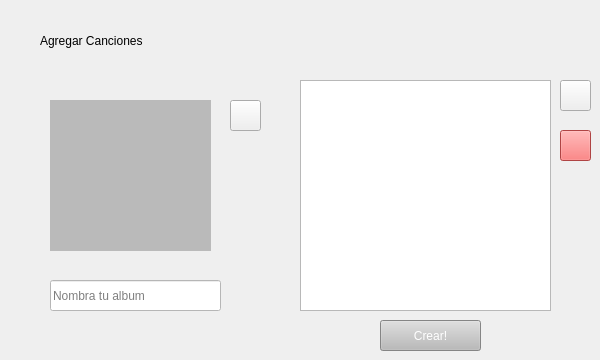
          <widget class="QWidget" name="page_2">
           <widget class="QLabel" name="label_8">
            <property name="geometry">
             <rect>
              <x>50</x>
              <y>100</y>
              <width>161</width>
              <height>151</height>
             </rect>
            </property>
            <property name="autoFillBackground">
             <bool>false</bool>
            </property>
            <property name="styleSheet">
             <string notr="true">background-color: rgb(186, 186, 186);</string>
            </property>
            <property name="text">
             <string/>
            </property>
            <property name="scaledContents">
             <bool>true</bool>
            </property>
           </widget>
           <widget class="QLineEdit" name="lineEdit_2">
            <property name="geometry">
             <rect>
              <x>50</x>
              <y>280</y>
              <width>171</width>
              <height>31</height>
             </rect>
            </property>
            <property name="styleSheet">
             <string notr="true">background-color: rgb(255, 255, 255);</string>
            </property>
            <property name="text">
             <string/>
            </property>
            <property name="placeholderText">
             <string>Nombra tu album</string>
            </property>
           </widget>
           <widget class="QToolButton" name="toolButton_upload">
            <property name="geometry">
             <rect>
              <x>230</x>
              <y>100</y>
              <width>31</width>
              <height>31</height>
             </rect>
            </property>
            <property name="text">
             <string/>
            </property>
           </widget>
           <widget class="QLabel" name="label_9">
            <property name="geometry">
             <rect>
              <x>40</x>
              <y>30</y>
              <width>231</width>
              <height>21</height>
             </rect>
            </property>
            <property name="text">
             <string>Agregar Canciones</string>
            </property>
           </widget>
           <widget class="QListWidget" name="listaCancionesWidget">
            <property name="geometry">
             <rect>
              <x>300</x>
              <y>80</y>
              <width>251</width>
              <height>231</height>
             </rect>
            </property>
            <property name="styleSheet">
             <string notr="true">color: rgb(239, 239, 239);</string>
            </property>
            <property name="showDropIndicator" stdset="0">
             <bool>true</bool>
            </property>
            <property name="movement">
             <enum>QListView::Movement::Static</enum>
            </property>
            <property name="flow">
             <enum>QListView::Flow::TopToBottom</enum>
            </property>
            <property name="isWrapping" stdset="0">
             <bool>false</bool>
            </property>
            <property name="resizeMode">
             <enum>QListView::ResizeMode::Fixed</enum>
            </property>
            <property name="layoutMode">
             <enum>QListView::LayoutMode::SinglePass</enum>
            </property>
            <property name="spacing">
             <number>0</number>
            </property>
            <property name="gridSize">
             <size>
              <width>0</width>
              <height>30</height>
             </size>
            </property>
            <property name="viewMode">
             <enum>QListView::ViewMode::ListMode</enum>
            </property>
            <property name="uniformItemSizes">
             <bool>true</bool>
            </property>
            <property name="batchSize">
             <number>100</number>
            </property>
            <property name="wordWrap">
             <bool>false</bool>
            </property>
            <property name="selectionRectVisible">
             <bool>false</bool>
            </property>
            <property name="itemAlignment">
             <set>Qt::AlignmentFlag::AlignLeading</set>
            </property>
            <property name="currentRow">
             <number>-1</number>
            </property>
            <property name="sortingEnabled">
             <bool>false</bool>
            </property>
           </widget>
           <widget class="QToolButton" name="toolButton_addSong">
            <property name="geometry">
             <rect>
              <x>560</x>
              <y>80</y>
              <width>31</width>
              <height>31</height>
             </rect>
            </property>
            <property name="text">
             <string/>
            </property>
           </widget>
           <widget class="QToolButton" name="toolButton_upload_3">
            <property name="geometry">
             <rect>
              <x>380</x>
              <y>320</y>
              <width>101</width>
              <height>31</height>
             </rect>
            </property>
            <property name="styleSheet">
             <string notr="true">color: rgb(255, 255, 255);
background-color: rgb(186, 186, 186);</string>
            </property>
            <property name="text">
             <string>Crear!</string>
            </property>
           </widget>
           <widget class="QToolButton" name="toolButton_limpiar">
            <property name="geometry">
             <rect>
              <x>560</x>
              <y>130</y>
              <width>31</width>
              <height>31</height>
             </rect>
            </property>
            <property name="styleSheet">
             <string notr="true">background-color: rgb(245, 95, 95);</string>
            </property>
            <property name="text">
             <string/>
            </property>
           </widget>
          </widget>
